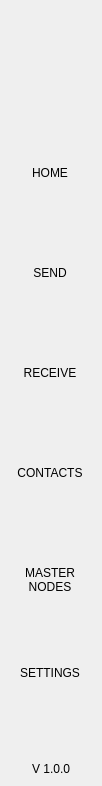
<?xml version="1.0" encoding="UTF-8"?>
<ui version="4.0">
 <class>NavMenuWidget</class>
 <widget class="QWidget" name="NavMenuWidget">
  <property name="geometry">
   <rect>
    <x>0</x>
    <y>0</y>
    <width>102</width>
    <height>786</height>
   </rect>
  </property>
  <property name="windowTitle">
   <string>Form</string>
  </property>
  <property name="styleSheet">
   <string notr="true">padding:0px;
border:none;
margin:0px;</string>
  </property>
  <layout class="QVBoxLayout" name="verticalLayout">
   <property name="spacing">
    <number>0</number>
   </property>
   <property name="leftMargin">
    <number>0</number>
   </property>
   <property name="topMargin">
    <number>0</number>
   </property>
   <property name="rightMargin">
    <number>0</number>
   </property>
   <property name="bottomMargin">
    <number>0</number>
   </property>
   <item>
    <widget class="QWidget" name="navContainer_2" native="true">
     <layout class="QVBoxLayout" name="navContainer" stretch="0,0,0,0">
      <property name="spacing">
       <number>0</number>
      </property>
      <property name="leftMargin">
       <number>0</number>
      </property>
      <property name="topMargin">
       <number>0</number>
      </property>
      <property name="rightMargin">
       <number>0</number>
      </property>
      <property name="bottomMargin">
       <number>10</number>
      </property>
      <item>
       <widget class="QPushButton" name="imgLogo">
        <property name="minimumSize">
         <size>
          <width>0</width>
          <height>120</height>
         </size>
        </property>
        <property name="focusPolicy">
         <enum>Qt::NoFocus</enum>
        </property>
        <property name="text">
         <string/>
        </property>
        <property name="iconSize">
         <size>
          <width>64</width>
          <height>64</height>
         </size>
        </property>
       </widget>
      </item>
      <item>
       <widget class="QScrollArea" name="scrollAreaNav">
        <property name="sizePolicy">
         <sizepolicy hsizetype="Expanding" vsizetype="Expanding">
          <horstretch>0</horstretch>
          <verstretch>0</verstretch>
         </sizepolicy>
        </property>
        <property name="minimumSize">
         <size>
          <width>0</width>
          <height>0</height>
         </size>
        </property>
        <property name="styleSheet">
         <string notr="true">QScrollBar {
height:0px;
 width:0px;
}

#scrollAreaNav{
background-color:transparent;
}</string>
        </property>
        <property name="horizontalScrollBarPolicy">
         <enum>Qt::ScrollBarAlwaysOff</enum>
        </property>
        <property name="sizeAdjustPolicy">
         <enum>QAbstractScrollArea::AdjustToContents</enum>
        </property>
        <property name="widgetResizable">
         <bool>true</bool>
        </property>
        <property name="alignment">
         <set>Qt::AlignLeading|Qt::AlignLeft|Qt::AlignTop</set>
        </property>
        <widget class="QWidget" name="scrollAreaNavVert">
         <property name="geometry">
          <rect>
           <x>0</x>
           <y>0</y>
           <width>100</width>
           <height>640</height>
          </rect>
         </property>
         <property name="sizePolicy">
          <sizepolicy hsizetype="Preferred" vsizetype="Expanding">
           <horstretch>0</horstretch>
           <verstretch>0</verstretch>
          </sizepolicy>
         </property>
         <property name="minimumSize">
          <size>
           <width>0</width>
           <height>0</height>
          </size>
         </property>
         <property name="autoFillBackground">
          <bool>false</bool>
         </property>
         <property name="styleSheet">
          <string notr="true">#scrollAreaNavVert{
background-color:transparent;
}</string>
         </property>
         <layout class="QVBoxLayout" name="verticalLayout_3">
          <property name="spacing">
           <number>0</number>
          </property>
          <property name="sizeConstraint">
           <enum>QLayout::SetDefaultConstraint</enum>
          </property>
          <property name="leftMargin">
           <number>0</number>
          </property>
          <property name="topMargin">
           <number>0</number>
          </property>
          <property name="rightMargin">
           <number>0</number>
          </property>
          <property name="bottomMargin">
           <number>0</number>
          </property>
          <item>
           <widget class="QToolButton" name="btnDashboard">
            <property name="minimumSize">
             <size>
              <width>100</width>
              <height>80</height>
             </size>
            </property>
            <property name="text">
             <string>HOME
</string>
            </property>
            <property name="iconSize">
             <size>
              <width>32</width>
              <height>32</height>
             </size>
            </property>
            <property name="checkable">
             <bool>true</bool>
            </property>
            <property name="checked">
             <bool>true</bool>
            </property>
            <property name="autoExclusive">
             <bool>true</bool>
            </property>
           </widget>
          </item>
          <item>
           <widget class="QToolButton" name="btnSend">
            <property name="minimumSize">
             <size>
              <width>100</width>
              <height>80</height>
             </size>
            </property>
            <property name="text">
             <string>SEND
</string>
            </property>
            <property name="iconSize">
             <size>
              <width>32</width>
              <height>32</height>
             </size>
            </property>
            <property name="checkable">
             <bool>true</bool>
            </property>
            <property name="autoExclusive">
             <bool>true</bool>
            </property>
           </widget>
          </item>
          <item>
           <widget class="QToolButton" name="btnReceive">
            <property name="minimumSize">
             <size>
              <width>100</width>
              <height>80</height>
             </size>
            </property>
            <property name="text">
             <string>RECEIVE
</string>
            </property>
            <property name="checkable">
             <bool>true</bool>
            </property>
            <property name="autoExclusive">
             <bool>true</bool>
            </property>
           </widget>
          </item>
          <item>
           <widget class="QToolButton" name="btnAddress">
            <property name="minimumSize">
             <size>
              <width>100</width>
              <height>80</height>
             </size>
            </property>
            <property name="text">
             <string>CONTACTS
</string>
            </property>
            <property name="iconSize">
             <size>
              <width>32</width>
              <height>32</height>
             </size>
            </property>
            <property name="checkable">
             <bool>true</bool>
            </property>
            <property name="autoExclusive">
             <bool>true</bool>
            </property>
           </widget>
          </item>
          <item>
           <widget class="QToolButton" name="btnMaster">
	   <property name="visible">
   	    <bool>true</bool>
	   </property>
            <property name="minimumSize">
             <size>
              <width>100</width>
              <height>80</height>
             </size>
            </property>
            <property name="text">
             <string>MASTER
NODES</string>
            </property>
            <property name="iconSize">
             <size>
              <width>32</width>
              <height>32</height>
             </size>
            </property>
            <property name="checkable">
             <bool>true</bool>
            </property>
            <property name="autoExclusive">
             <bool>true</bool>
            </property>
           </widget>
          </item>
          <item>
           <widget class="QToolButton" name="btnSettings">
            <property name="minimumSize">
             <size>
              <width>100</width>
              <height>80</height>
             </size>
            </property>
            <property name="text">
             <string>SETTINGS
</string>
            </property>
            <property name="iconSize">
             <size>
              <width>32</width>
              <height>32</height>
             </size>
            </property>
            <property name="checkable">
             <bool>true</bool>
            </property>
            <property name="autoExclusive">
             <bool>true</bool>
            </property>
           </widget>
          </item>
         </layout>
        </widget>
       </widget>
      </item>
      <item>
       <spacer name="verticalSpacer">
        <property name="orientation">
         <enum>Qt::Vertical</enum>
        </property>
        <property name="sizeType">
         <enum>QSizePolicy::Minimum</enum>
        </property>
        <property name="sizeHint" stdset="0">
         <size>
          <width>20</width>
          <height>20</height>
         </size>
        </property>
       </spacer>
      </item>
      <item alignment="Qt::AlignHCenter">
       <widget class="QLabel" name="labelVersion">
        <property name="maximumSize">
         <size>
          <width>16777215</width>
          <height>60</height>
         </size>
        </property>
        <property name="text">
         <string>V 1.0.0</string>
        </property>
        <property name="alignment">
         <set>Qt::AlignBottom|Qt::AlignHCenter</set>
        </property>
       </widget>
      </item>
     </layout>
    </widget>
   </item>
  </layout>
 </widget>
 <resources/>
 <connections/>
</ui>
